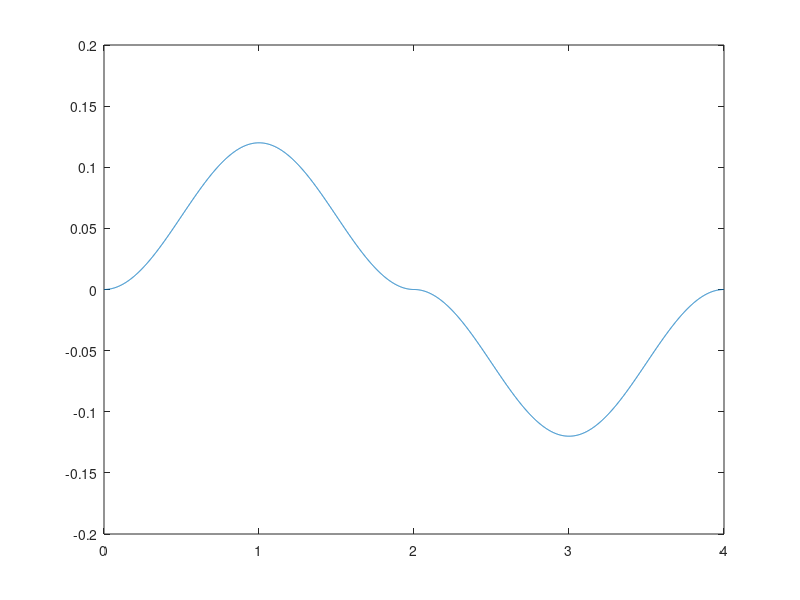
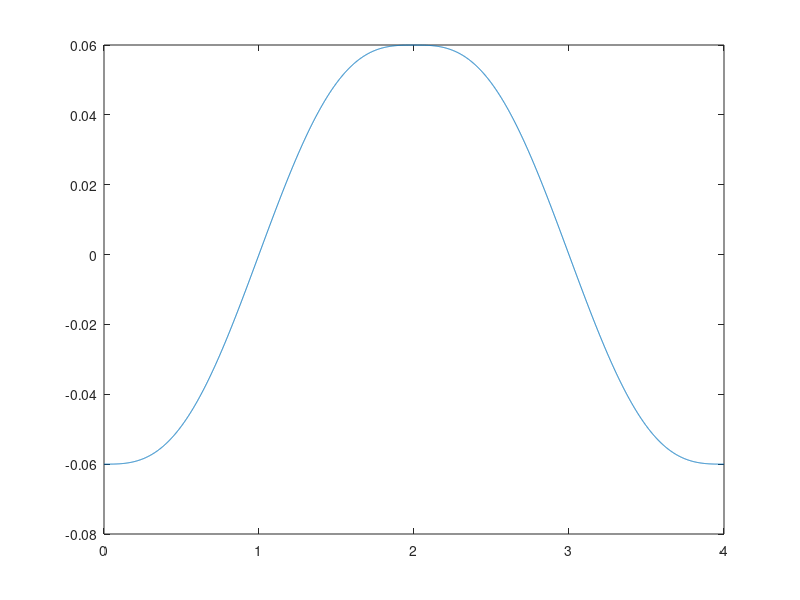
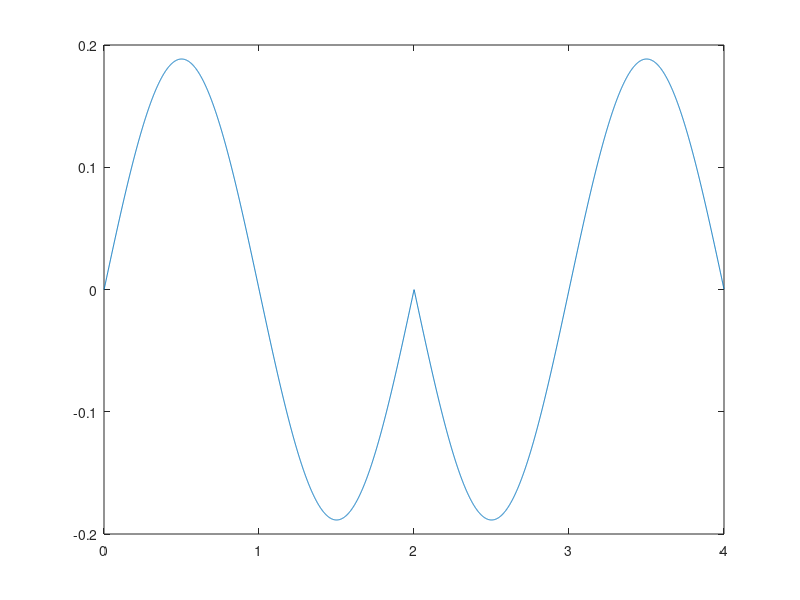
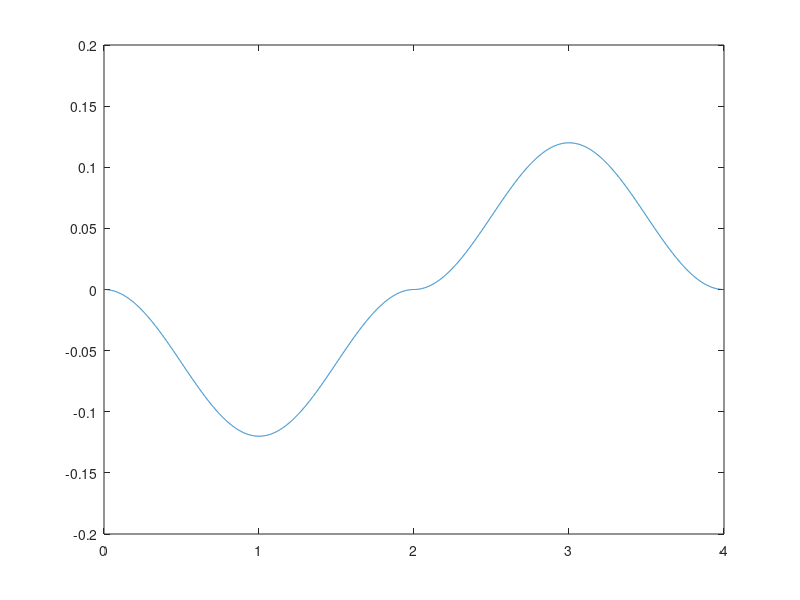

These charts were generated, in order, by the following MATLAB code: (Note: this script raises an error after producing the figures.)
%%
clc;clear;close all
addpath 'G:\我的雲端硬碟\畢業論文 進度\模擬\MATLAB\biped robot'
%%%%%%%%%%%%%%%%%%%%%%%%%%%%%%%%%%%%%%%%%%%%%%%%%%%%%%%%%%%%%%%%%%%%%%%%%%%
% 測試固定速度下的q dq ddq的變化狀況
%%%%%%%%%%%%%%%%%%%%%%%%%%%%%%%%%%%%%%%%%%%%%%%%%%%%%%%%%%%%%%%%%%%%%%%%%%%
%% parameter
v = 0.12;
Tp = 2; % time period of a single step
hr = 1e-3; 
tp = 0:hr:2*Tp-hr; % time instant of a complete step (2 single step)
len = length(tp);
hf = 0.02; % the height of gait
c = 1; % the constant multiply to v --> deteremine the gait length
dt = hr;


% link length
L1 = 0.035;
L2 = 0.0907;
L3 = 0.0285;
L4 = 0.11;
L5 = 0.11;

%% Conclusion:
% (1) Tp 只能改變步長，不能改變速度
% (2) Tp調大，步長變長；反之亦然
% (3) c改變腳步速度
% (4) 如果要擬真，c要調大,Tp要調小
%% Cartesian
S = c*v; % one step gait
disp(S);
% S = S*Tp/4;
Sx = S*Tp/4;
disp(Sx); %% real one step gait/2
% hf = hf*Tp/4;
Sz = hf*Tp/4;
disp(Sz); %% real one step gait
thq_r_p = linspace(pi,-pi,len);
% % cubic spline
% th_r_p = [pi pi/2 0 -pi/2 -pi];
% x_r_p = [-S 0 S 0 -S];
% thq_r_p = linspace(pi,-pi,len);
% xq_r_p = spline(th_r_p,x_r_p,thq_r_p);
% vxq_r_p = diff(xq_r_p)/dt;

vx_r_b = zeros(1,len);
for i = 1:len
    if thq_r_p(i) >= 0
        vx_r_b(i) = S/2*(1+sin(-2*(thq_r_p(i)-3*pi/4)));
    else 
        vx_r_b(i) = -S/2*(1+sin(-2*(thq_r_p(i)-3*pi/4)));
    end
end
ttp = linspace(0,2*Tp,len);
figure;
plot(ttp,vx_r_b)

xq_r_p = -Sx*ones(1,len);
% xq_r_p = zeros(1,len);
for i = 1:len-1
    xq_r_p(i+1) = xq_r_p(i) + vx_r_b(i+1)*dt;
end


ax_r_p = zeros(1,len);
ax_r_p(2:end) = diff(vx_r_b)/dt;



figure;
plot(ttp,xq_r_p)
figure;
plot(ttp,ax_r_p)

%% left 

thq_l_p = linspace(2*pi,0,len);
% % cubic spline
% th_r_p = [pi pi/2 0 -pi/2 -pi];
% x_r_p = [-S 0 S 0 -S];
% thq_r_p = linspace(pi,-pi,len);
% xq_r_p = spline(th_r_p,x_r_p,thq_r_p);
% vxq_r_p = diff(xq_r_p)/dt;


vx_l_b = zeros(1,len);
for i = 1:len
    if thq_l_p(i) >= pi
        vx_l_b(i) = -S/2*(1+sin(-2*(thq_l_p(i)-3*pi/4)));
    else 
        vx_l_b(i) = S/2*(1+sin(-2*(thq_l_p(i)-3*pi/4)));
    end
end
ttp = linspace(0,2*Tp,len);
figure;
plot(ttp,vx_l_b)

xq_l_p = Sx*ones(1,len);
% xq_l_p = zeros(1,len);
for i = 1:len-1
    xq_l_p(i+1) = xq_l_p(i) + vx_l_b(i+1)*dt;
end


ax_l_p = zeros(1,len);
ax_l_p(2:end) = diff(vx_l_b)/dt;


figure;
plot(ttp,xq_l_p)
figure;
plot(ttp,ax_l_p)


%% Try: polyfit 
%%%%%%%%%% polyfit %%%%%%%%%%%%%%%%%%%%%%%%%%%%%%%%%%%%%%%%%%%%%%%%%%%%%%%%
% 在区间 [0,4*pi] 中沿正弦曲线生成 10 个等间距的点。
% 
% x = linspace(0,4*pi,10);
% y = sin(x);
% 使用 polyfit 将一个 7 次多项式与这些点拟合。
% 
% p = polyfit(x,y,7);
% 在更精细的网格上计算多项式并绘制结果图。
% 
% x1 = linspace(0,4*pi);
% y1 = polyval(p,x1);
% figure
% plot(x,y,'o')
% hold on
% plot(x1,y1)
% hold off
%%%%%%%%%%%%%%%%%%%%%%%%%%%%%%%%%%%%%%%%%%%%%%%%%%%%%%%%%%%%%%%%%%%%%%%%%%%

% thq_r_p1 = linspace(0,Tp,len/2);
% z_r_p1 = [0 hf/2 hf hf/2 0];
% th_r_p1 = [0 Tp/4 Tp/2 Tp/4*3 Tp];
% p = polyfit(th_r_p1,z_r_p1,4);
% zq_r_p1 = polyval(p,thq_r_p1);
% % zq_r_p1 = spline(th_r_p1,z_r_p1,thq_r_p1);
% figure;
% plot(thq_r_p1,zq_r_p1,th_r_p1,z_r_p1,'o')
%% Cartesian
% zq_r_p = zeros(1,len);
% for i = 1:length(thq_r_p)
%     if thq_r_p(i) >= 0
%         zq_r_p(i) = hf/2*(1+sin(2*thq_r_p(i)-pi/2));
%     else
%         zq_r_p(i) = 0;
%     end
% end
%% Try: design from vz --> OKOKOK!!!!!!!!!!! YAYAYAYAYAYAYAYAYA!!!!!!!!!!
vz_r_b = zeros(1,len);
for i = 1:len
    if thq_r_p(i) >= pi/2
        vz_r_b(i) = hf/2*(1+sin(-4*(thq_r_p(i)-7*pi/8)));
    elseif thq_r_p(i) >= 0
        vz_r_b(i) = -hf/2*(1+sin(-4*(thq_r_p(i)-7*pi/8)));
    else
        vz_r_b(i) = 0;
    end
end
%%%%%%%%%%%%%%%%%%%%%%%%%%%%%%%%%%%%%%%%%%%%%%%%%%%%%%%%%%%%%%%%%%%%%%%%%%%
% df(x)/dx = [f(x+h) - f(x)]/h
%%%%%%%%%%%%%%%%%%%%%%%%%%%%%%%%%%%%%%%%%%%%%%%%%%%%%%%%%%%%%%%%%%%%%%%%%%%

ttp = linspace(0,2*Tp,len);
figure;
plot(ttp,vz_r_b)

zq_r_p = zeros(1,len);
for i = 1:len-1
    zq_r_p(i+1) = zq_r_p(i) + vz_r_b(i+1)*dt;
end

%% left 
vz_l_b = zeros(1,len);
for i = 1:len
    if thq_l_p(i) >= pi
        vz_l_b(i) = 0;
    elseif thq_l_p(i) >= pi/2
        vz_l_b(i) = hf/2*(1+sin(-4*(thq_l_p(i)-7*pi/8)));
    else
        vz_l_b(i) = -hf/2*(1+sin(-4*(thq_l_p(i)-7*pi/8))); 
    end
end
ttp = linspace(0,2*Tp,len);
figure;
plot(ttp,vz_l_b)

zq_l_p = zeros(1,len);
for i = 1:len-1
    zq_l_p(i+1) = zq_l_p(i) + vz_l_b(i+1)*dt;
    if abs(zq_l_p(i+1))<1e-12
        zq_l_p(i+1) = 0;
    end
end
%% figure


figure;
plot(ttp,zq_r_p)
figure;
plot(ttp,zq_l_p)
az_r_p = zeros(1,len);
az_r_p(2:end) = diff(vz_r_b)/dt;

figure;
plot(ttp,az_r_p)

figure;
comet(xq_r_p,zq_r_p)
figure;
comet(xq_l_p,zq_l_p)
%%
% 座標轉換
eul_0 = [-pi/2 0 0]; 
rotmZYX_0 = eul2rotm(eul_0);
ptrans_0 = [0;0;-0.21];
Tm_0 = [[rotmZYX_0 ptrans_0]; 0 0 0 1];

eul_b = [0 0 0]; 
rotmZYX_b = eul2rotm(eul_b);
ptrans_b_r = [0;-L1;-L2-0.21];
Tm_b_r = [[rotmZYX_b ptrans_b_r]; 0 0 0 1];

trans_r_p = [xq_r_p;zeros(1,len);zq_r_p;ones(1,len)];
trans_r_0 = Tm_0*trans_r_p;
trans_r_b = Tm_b_r*trans_r_p;


ax_r_b = zeros(1,len);
az_r_b = zeros(1,len);

%%% a %%%
ax_r_b(2:end) = diff(vx_r_b)/dt;
az_r_b(2:end) = diff(vz_r_b)/dt;

%% Joint
gait = zeros(10,len);

% joint space 的直接算
for i = 1:len
Tm_r_p = [[eye(3); 0 0 0] [xq_r_p(i);0;zq_r_p(i);1]];
Tm_r_0 = Tm_0*Tm_r_p;
qr = leg_IK(Tm_r_0,L3,L4,L5);
q2 = qr(1); q4 = qr(2); q6 = qr(3); q8 = qr(4);
gait(:,i) =  [xq_r_p(i);vx_r_b(i);ax_r_b(i);zq_r_p(i);vz_r_b(i);az_r_b(i);...
        q2;q4;q6;q8];
% disp(i);
end

dq8 = zeros(1,len);
dq8(2:end) = diff(gait(10,:))/dt;
ddq8 = zeros(1,len);
ddq8(2:end) = diff(dq8)/dt;
%% figure
for i = 1:10
figure;
plot(tp,gait(i,:))
end    
figure;
plot(tp,dq8)

figure;
plot(tp,ddq8)












